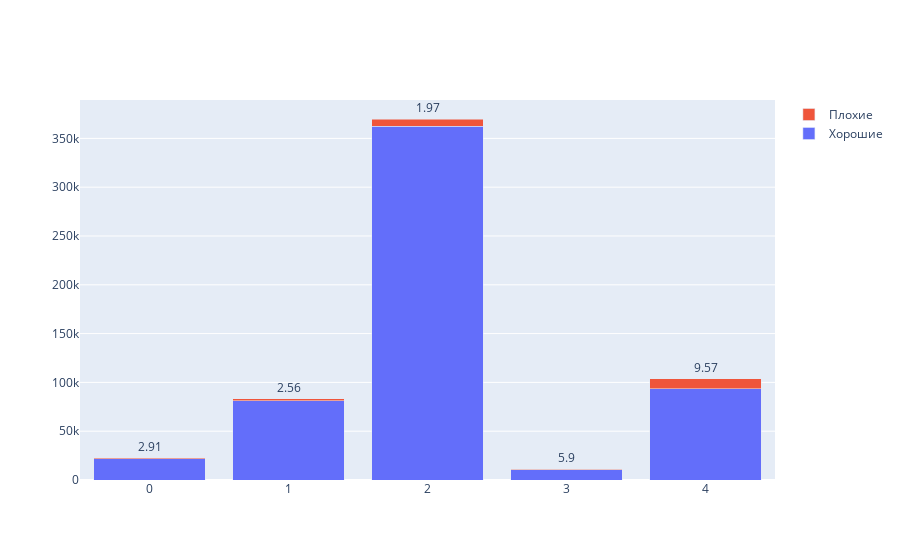

The notebook cell saved with this chart:
### Code cell
plot_categorical_feature(train, 'is_same_email_bin', 'isFraud')

### Figure 1 — Plotly figure (JSON) as saved in the notebook; plotly's stock layout.template omitted (floating-point values rounded to 4 significant figures)
{"data": [{"name": "Хорошие", "type": "bar", "x": [0, 1, 2, 3, 4], "y": [22019, 81255, 362558, 10411, 93634]}, {"name": "Плохие", "text": [2.91, 2.56, 1.97, 5.9, 9.57], "textposition": "auto", "type": "bar", "x": [0, 1, 2, 3, 4], "y": [661, 2137, 7299, 653, 9913]}], "layout": {"barmode": "stack"}}
